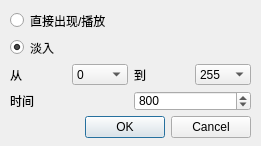
<?xml version="1.0" encoding="UTF-8"?>
<ui version="4.0">
 <class>AddConfigDialog</class>
 <widget class="QDialog" name="AddConfigDialog">
  <property name="geometry">
   <rect>
    <x>0</x>
    <y>0</y>
    <width>261</width>
    <height>146</height>
   </rect>
  </property>
  <property name="windowTitle">
   <string>Dialog</string>
  </property>
  <widget class="QDialogButtonBox" name="buttonBox">
   <property name="geometry">
    <rect>
     <x>50</x>
     <y>111</y>
     <width>201</width>
     <height>32</height>
    </rect>
   </property>
   <property name="orientation">
    <enum>Qt::Horizontal</enum>
   </property>
   <property name="standardButtons">
    <set>QDialogButtonBox::Cancel|QDialogButtonBox::Ok</set>
   </property>
  </widget>
  <widget class="QWidget" name="">
   <property name="geometry">
    <rect>
     <x>10</x>
     <y>10</y>
     <width>241</width>
     <height>101</height>
    </rect>
   </property>
   <layout class="QVBoxLayout" name="verticalLayout">
    <item>
     <widget class="QRadioButton" name="radioButton_show">
      <property name="text">
       <string>直接出现/播放</string>
      </property>
      <property name="checked">
       <bool>false</bool>
      </property>
     </widget>
    </item>
    <item>
     <widget class="QRadioButton" name="radioButton_fade">
      <property name="text">
       <string>淡入</string>
      </property>
      <property name="checked">
       <bool>true</bool>
      </property>
     </widget>
    </item>
    <item>
     <layout class="QHBoxLayout" name="horizontalLayout">
      <item>
       <widget class="QLabel" name="label">
        <property name="text">
         <string>从</string>
        </property>
       </widget>
      </item>
      <item>
       <widget class="QComboBox" name="comboBox_from">
        <property name="frame">
         <bool>true</bool>
        </property>
        <property name="modelColumn">
         <number>0</number>
        </property>
        <item>
         <property name="text">
          <string>0</string>
         </property>
        </item>
        <item>
         <property name="text">
          <string>20</string>
         </property>
        </item>
        <item>
         <property name="text">
          <string>40</string>
         </property>
        </item>
        <item>
         <property name="text">
          <string>60</string>
         </property>
        </item>
        <item>
         <property name="text">
          <string>80</string>
         </property>
        </item>
        <item>
         <property name="text">
          <string>100</string>
         </property>
        </item>
        <item>
         <property name="text">
          <string>120</string>
         </property>
        </item>
        <item>
         <property name="text">
          <string>140</string>
         </property>
        </item>
        <item>
         <property name="text">
          <string>160</string>
         </property>
        </item>
        <item>
         <property name="text">
          <string>180</string>
         </property>
        </item>
        <item>
         <property name="text">
          <string>200</string>
         </property>
        </item>
        <item>
         <property name="text">
          <string>220</string>
         </property>
        </item>
        <item>
         <property name="text">
          <string>240</string>
         </property>
        </item>
        <item>
         <property name="text">
          <string>255</string>
         </property>
        </item>
       </widget>
      </item>
      <item>
       <widget class="QLabel" name="label_2">
        <property name="text">
         <string>到</string>
        </property>
       </widget>
      </item>
      <item>
       <widget class="QComboBox" name="comboBox_to">
        <item>
         <property name="text">
          <string>255</string>
         </property>
        </item>
        <item>
         <property name="text">
          <string>240</string>
         </property>
        </item>
        <item>
         <property name="text">
          <string>220</string>
         </property>
        </item>
        <item>
         <property name="text">
          <string>200</string>
         </property>
        </item>
        <item>
         <property name="text">
          <string>180</string>
         </property>
        </item>
        <item>
         <property name="text">
          <string>160</string>
         </property>
        </item>
        <item>
         <property name="text">
          <string>140</string>
         </property>
        </item>
        <item>
         <property name="text">
          <string>120</string>
         </property>
        </item>
        <item>
         <property name="text">
          <string>100</string>
         </property>
        </item>
        <item>
         <property name="text">
          <string>80</string>
         </property>
        </item>
        <item>
         <property name="text">
          <string>60</string>
         </property>
        </item>
        <item>
         <property name="text">
          <string>40</string>
         </property>
        </item>
        <item>
         <property name="text">
          <string>20</string>
         </property>
        </item>
        <item>
         <property name="text">
          <string>0</string>
         </property>
        </item>
       </widget>
      </item>
     </layout>
    </item>
    <item>
     <layout class="QHBoxLayout" name="horizontalLayout_2">
      <item>
       <widget class="QLabel" name="label_3">
        <property name="text">
         <string>时间</string>
        </property>
       </widget>
      </item>
      <item>
       <widget class="QSpinBox" name="spinBox_msec">
        <property name="maximum">
         <number>10000</number>
        </property>
        <property name="singleStep">
         <number>100</number>
        </property>
        <property name="value">
         <number>800</number>
        </property>
        <property name="displayIntegerBase">
         <number>10</number>
        </property>
       </widget>
      </item>
     </layout>
    </item>
   </layout>
  </widget>
 </widget>
 <resources/>
 <connections/>
</ui>
